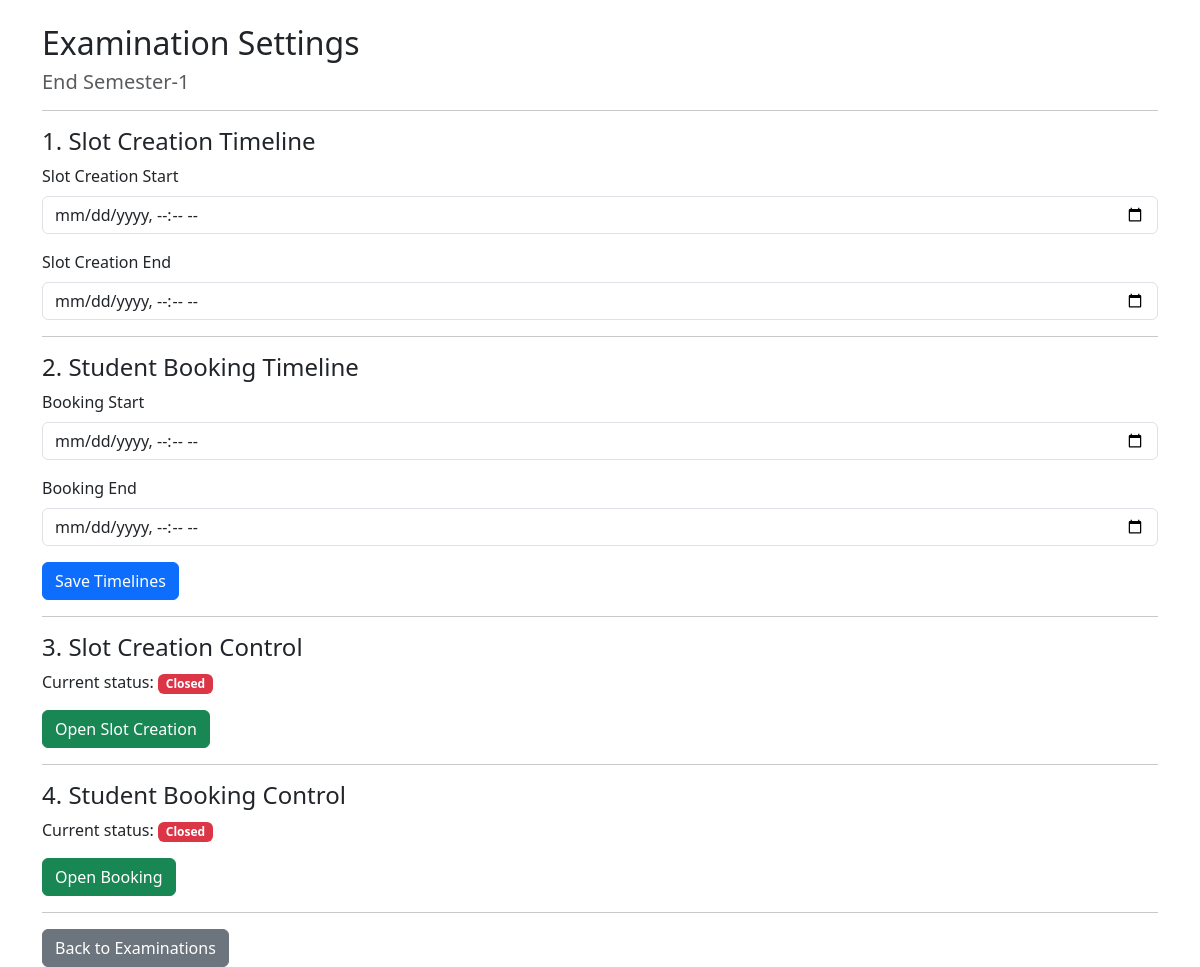
The app's page /examination/1/settings (signed in), older data.
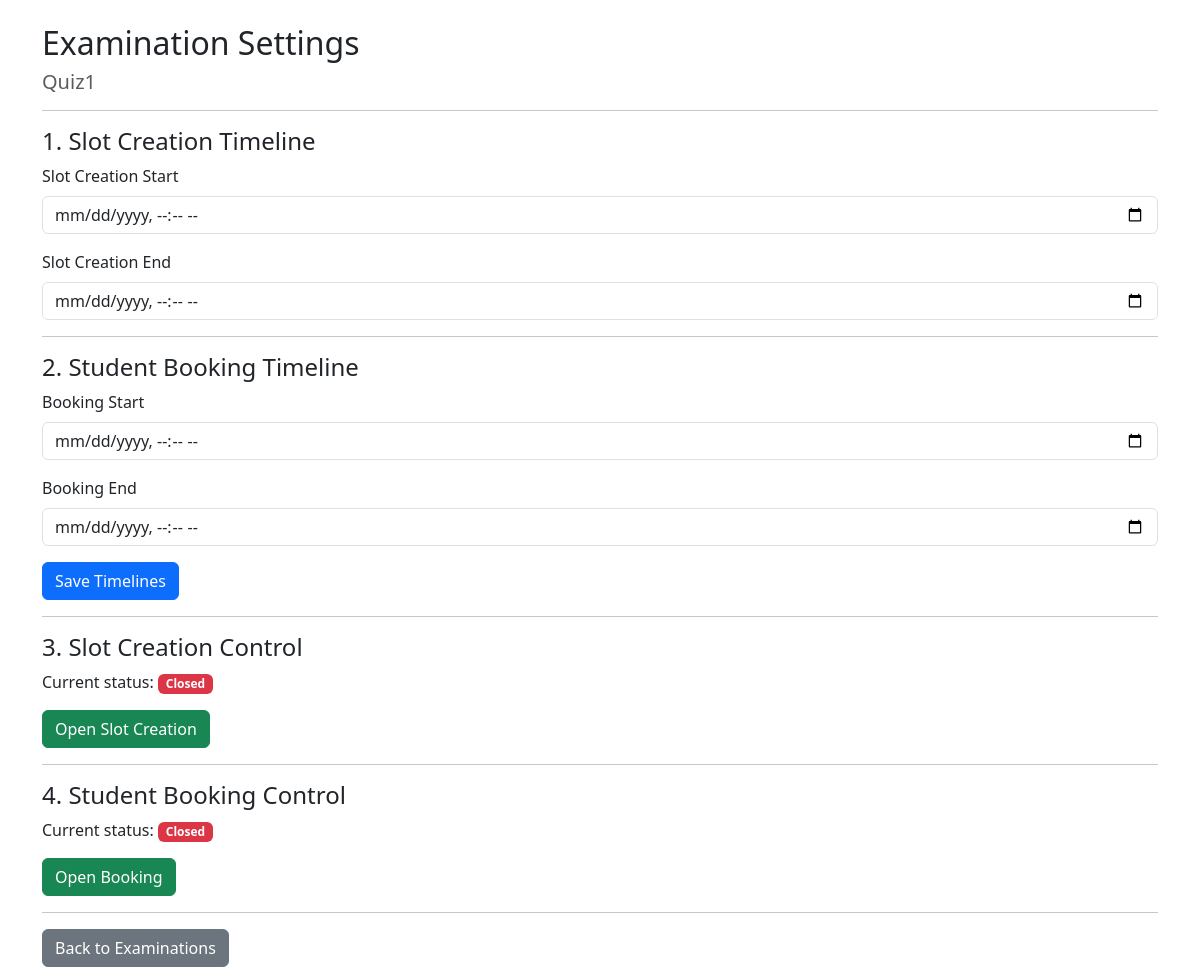
The same page, newer data.
### models.py (models this page shows, shortened)
class Examination(db.Model):
    id = db.Column(db.Integer, primary_key=True)
    name = db.Column(db.String(100), nullable=False)
    course_id = db.Column(
        db.Integer, db.ForeignKey("course.id"), nullable=False
    )
    status = db.Column(db.String(30), default="Draft")
    slot_creation_start = db.Column(db.String(30))
    slot_creation_end = db.Column(db.String(30))
    slot_creation_open = db.Column(db.Boolean, default=False)
    booking_open = db.Column(db.Boolean, default=False)
    booking_start = db.Column(db.String(30))
    booking_end = db.Column(db.String(30))
    course = db.relationship("Course", backref="examinations")

### app.py (the view, shortened to what this page needs)
@app.route("/examination/<int:examination_id>/settings", methods=["GET", "POST"])
@role_required("Admin")
def examination_settings(examination_id):
    examination = Examination.query.get_or_404(examination_id)
    return render_template(
        "examination_settings.html",
        examination=examination
    )

### app.py (called while the page is built)
def role_required(required_role):
    def decorator(function):
        @wraps(function)
        def wrapper(*args, **kwargs):
            if "user_id" not in session:
                return redirect(url_for("login"))
            user = User.query.get(session["user_id"])
            if not user.is_active:
                session.clear()
                return redirect(url_for("login"))
            if user is None:
                session.clear()
                return redirect(url_for("login"))
            if user.role != required_role:
                abort(403)
            if user.role == "Examiner" and not user.is_approved:
                session.clear()
                return redirect(url_for("login"))
            return function(*args, **kwargs)
        return wrapper
    return decorator

### templates/examination_settings.html (shortened to what this page needs)
<!DOCTYPE html>
<html>
<head>
    <link href="https://cdn.jsdelivr.net/npm/bootstrap@5.3.3/dist/css/bootstrap.min.css"
          rel="stylesheet">
</head>
<body>
<div class="container mt-4">
    <h2>Examination Settings</h2>
    <h5 class="text-muted">{{ examination.name }}</h5>
    <hr>
    <h4>1. Slot Creation Timeline</h4>
    <form method="POST">
        <div class="mb-3">
            <label class="form-label">Slot Creation Start</label>
            <input type="datetime-local"
                   name="slot_creation_start"
                   class="form-control"
                   value="{{ examination.slot_creation_start or '' }}">
        </div>
        <div class="mb-3">
            <label class="form-label">Slot Creation End</label>
            <input type="datetime-local"
                   name="slot_creation_end"
                   class="form-control"
                   value="{{ examination.slot_creation_end or '' }}">
        </div>
        <hr>
        <h4>2. Student Booking Timeline</h4>
        <div class="mb-3">
            <label class="form-label">Booking Start</label>
            <input type="datetime-local"
                   name="booking_start"
                   class="form-control"
                   value="{{ examination.booking_start or '' }}">
        </div>
        <div class="mb-3">
            <label class="form-label">Booking End</label>
            <input type="datetime-local"
                   name="booking_end"
                   class="form-control"
                   value="{{ examination.booking_end or '' }}">
        </div>
        <button type="submit" class="btn btn-primary">
            Save Timelines
        </button>
    </form>
    <hr>
    <h4>3. Slot Creation Control</h4>
    <p>
        Current status:
        {% if examination.slot_creation_open %}
            <span class="badge bg-success">Open</span>
        {% else %}
            <span class="badge bg-danger">Closed</span>
        {% endif %}
    </p>
    <form method="POST"
          action="{{ url_for('toggle_slot_creation',
                             examination_id=examination.id) }}">
        {% if examination.slot_creation_open %}
            <button type="submit" class="btn btn-danger">
                Close Slot Creation
            </button>
        {% else %}
            <button type="submit" class="btn btn-success">
                Open Slot Creation
            </button>
        {% endif %}
    </form>
    <hr>
    <h4>4. Student Booking Control</h4>
    <p>
        Current status:
        {% if examination.booking_open %}
            <span class="badge bg-success">Open</span>
        {% else %}
            <span class="badge bg-danger">Closed</span>
        {% endif %}
    </p>
    <form method="POST"
          action="{{ url_for('toggle_booking',
                             examination_id=examination.id) }}">
        {% if examination.booking_open %}
            <button type="submit" class="btn btn-danger">
                Close Booking
            </button>
        {% else %}
            <button type="submit" class="btn btn-success">
                Open Booking
            </button>
        {% endif %}
    </form>
    <hr>
    <a href="{{ url_for('examinations') }}"
       class="btn btn-secondary">
        Back to Examinations
    </a>
</div>
</body>
</html>

Row changes from the older to the newer data that the page shows:
changed Examination: name "End Semester-1" → "Quiz1"
